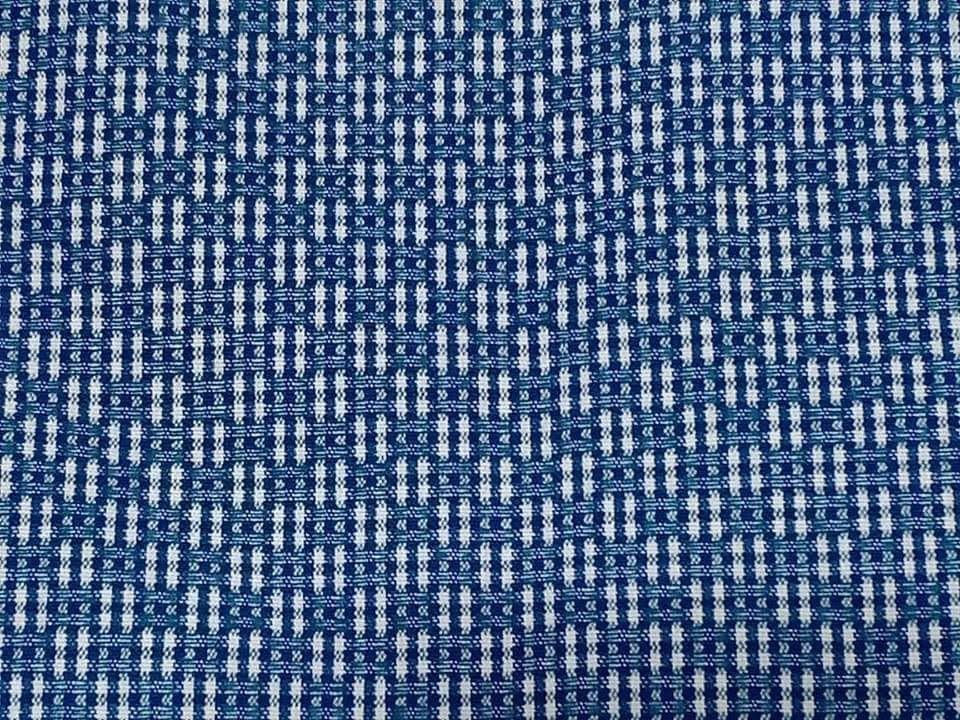
#> input picture data/raw/P1_ratchawat_4h.png, 960 x 720 px, given in place of example.jpg, which was not available
$ python digitize_poc.py
#> lines starting #> are read from the running program, lines starting #| are printed output that depends on the picture; pictures that were not available may be replaced by others from this repository, and a replacement may not be noted
#!/usr/bin/env python3
"""
digitize.py -- Thai Frab (fabric) pattern digitization pipeline.

Takes example.jpg (a photograph of a Thai gold-on-purple kranok border /
gold-stripe / diamond-lattice floral body textile) and produces a set of
loom-ready assets for a TC2 digital Jacquard loom:

  1.  Programmatic zone detection (border / gold stripe / body) from the
      row-brightness profile.
  2.  Repeat-unit extraction for the body zone: integer horizontal/vertical
      period search (autocorrelation for an initial estimate, then a grid
      search over candidate integer periods that MINIMIZES the RMSE of a
      tiled reconstruction against the original body zone).
  3.  Colour quantization: k-means (k=5) run independently on the body zone
      and the border zone, then the two sets of cluster centres are merged
      (weighted by pixel count) into a single shared palette of <= 6 colours.
      Every pixel in every output raster is snapped to the NEAREST palette
      colour (nearest-neighbour only, no interpolation/anti-aliasing), so
      every loom file contains exactly the palette colours and nothing else.
  4.  Output rasters: repeat_unit.png, repeat_unit_chart.png (8x + point-paper
      grid), tc2_body.tif (4x4 tiled indexed TIFF), tc2_border.tif (one
      border repeat x4, full border+stripe height, indexed TIFF),
      full_simulation.png (the whole 1920x900 layout re-rendered from the
      quantized, tiled repeats -- not a copy of the input), palette.json,
      metrics.json.
  5.  Self-verification: unique-colour-count assertions on every loom file,
      tiling-dimension assertions, and a printed summary table.

Run:  python3 pipeline/digitize.py
"""

import json
import os
import sys

import cv2
import numpy as np
from PIL import Image, ImageDraw

# ----------------------------------------------------------------------------
# Paths
# ----------------------------------------------------------------------------
HERE = os.path.dirname(os.path.abspath(__file__))
ROOT = os.path.dirname(HERE)
INPUT_PATH = os.path.join(ROOT, "example.jpg")
OUTPUT_DIR = os.path.join(ROOT, "output")


# ----------------------------------------------------------------------------
# 1. Zone boundary detection
# ----------------------------------------------------------------------------
def detect_zones(gray):
    """
    Detect the three horizontal zones (A: kranok border, B: gold stripe band,
    C: diamond-lattice body) purely from the row-brightness / row-texture
    profile -- no hardcoded row numbers.

    Zone A -> B boundary: the border motifs are localized (gold occupies only
    part of each row's width), so row-mean stays moderate (< ~150). The gold
    stripe band is a *solid, full-width* band, so its row-mean jumps to a
    sustained high plateau. We detect the first row where that plateau
    begins.

    Zone B -> C boundary: naive full-row std is contaminated by a large-scale
    left-right lighting gradient (vignette) present across the whole photo,
    which alone can push a "flat" band's std above a naive texture
    threshold. To isolate real *local* texture (motifs on a ~50-130px
    scale) from that slow gradient, each row is high-pass filtered (row
    minus a wide horizontal Gaussian blur of itself) before taking std.
    Under this detrended measure the stripe band sits well below the body
    zone's texture level, so we detect the first sustained run of high
    detrended-std after the stripe starts.
    """
    row_mean = gray.mean(axis=1)
    H, W = gray.shape

    # Detrend: remove slow horizontal gradient (sigma wider than any motif)
    blurred = cv2.GaussianBlur(gray, (0, 0), sigmaX=61, sigmaY=0)
    highpass = gray - blurred
    row_std = highpass.std(axis=1)

    BRIGHT_THRESH = 150.0   # solid gold band plateau is ~180 vs local motifs ~<130
    TEXTURE_THRESH = 30.0   # body zone detrended texture (~35-55) vs stripe band (~27.5 max)
    SUSTAIN = 3             # rows required to confirm a transition (avoid 1px noise)

    # --- Zone A/B boundary ---
    stripe_start = None
    for i in range(H):
        if row_mean[i] > BRIGHT_THRESH:
            stripe_start = i
            break
    if stripe_start is None:
        raise RuntimeError("Could not find gold stripe band (zone A/B boundary).")

    # --- Zone B/C boundary ---
    body_start = None
    consec = 0
    for i in range(stripe_start, H):
        if row_std[i] > TEXTURE_THRESH:
            consec += 1
            if consec >= SUSTAIN:
                body_start = i - consec + 1
                break
        else:
            consec = 0
    if body_start is None:
        raise RuntimeError("Could not find body zone start (zone B/C boundary).")

    return {
        "border": (0, stripe_start),
        "stripe": (stripe_start, body_start),
        "body": (body_start, H),
    }


# ----------------------------------------------------------------------------
# 2. Period detection helpers
# ----------------------------------------------------------------------------
# [242 lines left out: functions autocorr_estimate, averaged_tile_2d, averaged_tile_1d_x, best_offset_crop_2d, best_offset_crop_1d_x, search_body_period and 4 more, not called in this run]


WEAVE_SUGGESTIONS = {
    "dark purple ground": "8-end satin, weft-faced (ground weave)",
    "magenta/mid pink": "5-end satin, weft-faced accent (medallion fill)",
    "light pink": "plain weave, weft float highlight",
    "dark gold": "3/1 weft-faced twill (motif outline/fill)",
    "bright gold": "1/2 twill, weft float (metallic highlight)",
    "pale gold": "1/2 twill, weft float (metallic highlight)",
    "pale pink": "plain weave, weft float highlight",
}


# [74 lines left out: functions nearest_palette_index, make_pil_palette, save_indexed_tiff, save_indexed_png, tile_index_array, render_chart, not called in this run]


# ----------------------------------------------------------------------------
# Main pipeline
# ----------------------------------------------------------------------------
def main():
    os.makedirs(OUTPUT_DIR, exist_ok=True)

    # ---- Load ----
    bgr = cv2.imread(INPUT_PATH)
#> bgr is the input picture: shape (720, 960, 3); mean B, G, R 135.4, 99.9, 77.8
    if bgr is None:
        raise FileNotFoundError(f"Could not read {INPUT_PATH}")
    rgb = cv2.cvtColor(bgr, cv2.COLOR_BGR2RGB).astype(np.float64)
    gray = cv2.cvtColor(bgr, cv2.COLOR_BGR2GRAY).astype(np.float64)
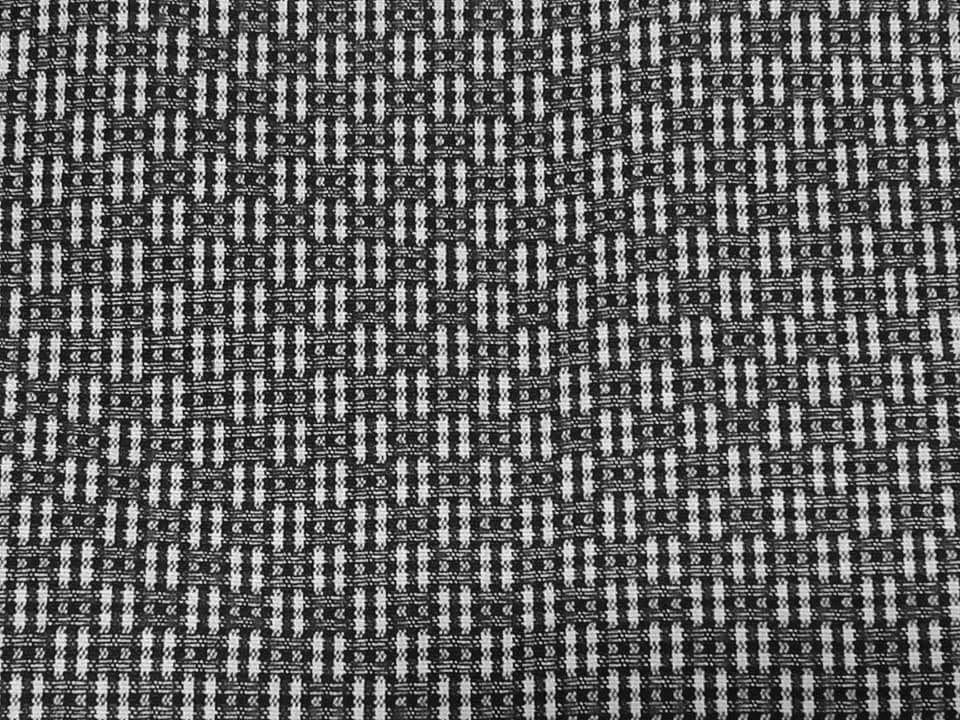
#> gray: shape (720, 960) float64; min 3, max 254, mean 97.3
    H, W, _ = rgb.shape
#> H = 720; W = 960
    print(f"[1] Loaded {INPUT_PATH}: {W}x{H} RGB")
#| [1] Loaded example.jpg: 960x720 RGB

    # ---- 1. Zone detection ----
    zones = detect_zones(gray)
#> in detect_zones, `row_mean = gray.mean(axis=1)`: row_mean = 720 values, max 125 at index 64, min 64.11 at index 719, mean 97.35
#> in detect_zones, `blurred = cv2.GaussianBlur(gray, (0, 0), sigmaX=61, sigmaY=0)`:
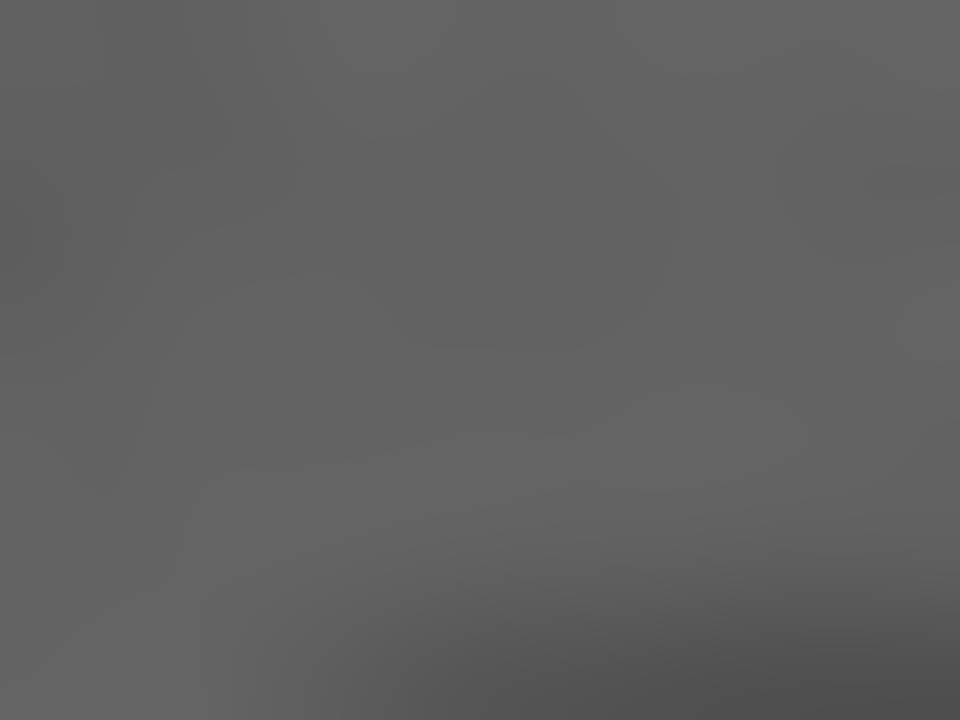
#> blurred: shape (720, 960) float64; min 78.42, max 101.9, mean 97.4
#> in detect_zones, `row_std = highpass.std(axis=1)`: row_std = 720 values, max 74.54 at index 495, min 54.63 at index 719, mean 67.99
    (ba, be) = zones["border"]
    (sa, se) = zones["stripe"]
    (bda, bde) = zones["body"]
    print(f"[1] Zone boundaries detected:")
    print(f"    Zone A (border) : rows {ba}-{be - 1}  ({be - ba} rows)")
    print(f"    Zone B (stripe) : rows {sa}-{se - 1}  ({se - sa} rows)")
    print(f"    Zone C (body)   : rows {bda}-{bde - 1}  ({bde - bda} rows)")

    body_start = bda                        # == zones["body"][0]; bde == H (image height)
    zone_ab_rgb = rgb[0:body_start, :, :]   # border+stripe, full height (0..body_start)
    zone_ab_gray = gray[0:body_start, :]
    zone_c_rgb = rgb[bda:bde, :, :]         # body zone only
    zone_c_gray = gray[bda:bde, :]

    # ---- 2. Body repeat period search ----
    body_px, body_py, body_rmse, body_est = search_body_period(zone_c_gray, zone_c_rgb, search_radius=15)
    print(f"[2] Body period search: autocorr estimate x={body_est[0]} y={body_est[1]}")
    print(f"    Refined (min tiling RMSE over integer grid): {body_px} x {body_py}px, RMSE={body_rmse:.3f}")

    # The phase-averaged tile is the RMSE-optimal reconstruction for the
    # *chosen period* (used above purely to score/select px,py). For the
    # actual pixel content of the output tile we instead pick the single
    # real crop whose immediate neighbours match it best -- real fabric
    # period drifts slightly over many repeats (perspective/lens effects),
    # so averaging over all ~5x15 body repeats or ~37 border repeats can
    # ghost/blur fine detail; a locally-validated direct crop stays crisp.
    _, body_oy, body_ox, body_tile_f = best_offset_crop_2d(zone_c_rgb, body_px, body_py, nx=1, ny=1)
    print(f"    Body tile crop offset (local self-consistency search): ox={body_ox}, oy={body_oy}")

    # ---- Border repeat period search (horizontal only) ----
    border_px, border_rmse, border_est = search_border_period(zone_ab_gray, zone_ab_rgb, search_range=(35, 90))
    print(f"[2] Border period search: autocorr estimate x={border_est}")
    print(f"    Refined (min tiling RMSE): {border_px}px, RMSE={border_rmse:.3f}")

    _, border_ox, border_tile_f = best_offset_crop_1d_x(zone_ab_rgb, border_px, n_neighbors=3)
    print(f"    Border tile crop offset (local self-consistency search): ox={border_ox}")

    # ---- 3. Colour quantization ----
    print("[3] k-means (k=5) on body zone pixels...")
    body_centers, body_counts = kmeans_centers(zone_c_rgb, 5)
    print("[3] k-means (k=5) on border+stripe zone pixels...")
    border_centers, border_counts = kmeans_centers(zone_ab_rgb, 5)

    all_points = np.vstack([body_centers, border_centers])
    all_weights = np.concatenate([body_counts, border_counts])
    palette_rgb, _ = weighted_merge_agglomerative(all_points, all_weights, k_final=5)
    palette_rgb = np.clip(np.round(palette_rgb), 0, 255).astype(np.uint8)
    n_colors = len(palette_rgb)
    print(f"[3] Merged shared palette -> {n_colors} colours")

    names = classify_palette_names(palette_rgb)

    # Overall coverage: nearest-assign every pixel of the ENTIRE image to the palette
    full_idx_for_coverage = nearest_palette_index(rgb, palette_rgb.astype(np.float64))
    total_px = H * W
    coverage = {}
    for i in range(n_colors):
        coverage[i] = 100.0 * np.sum(full_idx_for_coverage == i) / total_px

    # sort palette by coverage desc for reporting (keep index stable for files)
    order = sorted(range(n_colors), key=lambda i: -coverage[i])

    print("[3] Palette:")
    for i in order:
        r, g, b = palette_rgb[i]
        print(f"    idx {i}: RGB({r},{g},{b}) '{names[i]}'  coverage={coverage[i]:.2f}%")

    # ---- Quantize the body & border tiles to the shared palette (nearest colour) ----
    body_idx_tile = nearest_palette_index(body_tile_f, palette_rgb.astype(np.float64))   # (py,px) uint8
    border_idx_tile = nearest_palette_index(border_tile_f, palette_rgb.astype(np.float64))  # (H_border, border_px)

    # ---- 4. Outputs ----
    # 4a. repeat_unit.png -- actual size, indexed
    repeat_unit_path = os.path.join(OUTPUT_DIR, "repeat_unit.png")
    save_indexed_png(body_idx_tile, palette_rgb, repeat_unit_path)

    # 4b. repeat_unit_chart.png -- 8x nearest-neighbour + point-paper grid
    chart_path = os.path.join(OUTPUT_DIR, "repeat_unit_chart.png")
    render_chart(body_idx_tile, palette_rgb, chart_path, scale=8, grid_every=1, heavy_every=10)

    # 4c. tc2_body.tif -- repeat tiled 4x horizontally and 4x vertically
    body_tiled_idx = tile_index_array(body_idx_tile, reps_y=4, reps_x=4)
    tc2_body_path = os.path.join(OUTPUT_DIR, "tc2_body.tif")
    save_indexed_tiff(body_tiled_idx, palette_rgb, tc2_body_path)

    # 4d. tc2_border.tif -- one border repeat x4 width, full border+stripe height
    border_tiled_idx = tile_index_array(border_idx_tile, reps_y=1, reps_x=4)
    tc2_border_path = os.path.join(OUTPUT_DIR, "tc2_border.tif")
    save_indexed_tiff(border_tiled_idx, palette_rgb, tc2_border_path)

    # 4e. full_simulation.png -- entire 1920x900 re-rendered from quantized tiled repeats
    reps_y_body = (bde - bda) // body_py + 2
    reps_x_body = W // body_px + 2
    body_full_idx = tile_index_array(body_idx_tile, reps_y_body, reps_x_body,
                                      crop_h=(bde - bda), crop_w=W)

    reps_x_border = W // border_px + 2
    border_full_idx = tile_index_array(border_idx_tile, reps_y=1, reps_x=reps_x_border,
                                        crop_w=W)  # shape (body_start, W) since border_idx_tile has full height already

    full_idx = np.vstack([border_full_idx, body_full_idx])  # (H, W)
    assert full_idx.shape == (H, W), f"full_simulation index shape mismatch: {full_idx.shape}"
    full_rgb = np.array(palette_rgb, dtype=np.uint8)[full_idx]  # (H,W,3), exact palette colours only
    full_sim_path = os.path.join(OUTPUT_DIR, "full_simulation.png")
    Image.fromarray(full_rgb, mode="RGB").save(full_sim_path, format="PNG")

    # ---- palette.json ----
    palette_entries = []
    for i in order:
        r, g, b = [int(v) for v in palette_rgb[i]]
        palette_entries.append({
            "index": int(i),
            "rgb": [r, g, b],
            "name": names[i],
            "coverage_percent": round(coverage[i], 2),
            "suggested_weave": WEAVE_SUGGESTIONS.get(names[i], "8-end satin, weft-faced"),
        })
    palette_json_path = os.path.join(OUTPUT_DIR, "palette.json")
    with open(palette_json_path, "w") as f:
        json.dump(palette_entries, f, indent=2)

    # ---- metrics.json ----
    def dims_of(path):
        with Image.open(path) as im:
            return list(im.size)  # (W,H)

    metrics = {
        "image_size": [W, H],
        "zone_boundaries": {
            "border": [ba, be],
            "stripe": [sa, se],
            "body": [bda, bde],
        },
        "border_repeat_px": border_px,
        "body_repeat_px": [body_px, body_py],
        "tiling_rmse": {
            "border": round(border_rmse, 4),
            "body": round(body_rmse, 4),
        },
        "n_colors": n_colors,
        "files": {
            "repeat_unit.png": dims_of(repeat_unit_path),
            "repeat_unit_chart.png": dims_of(chart_path),
            "tc2_body.tif": dims_of(tc2_body_path),
            "tc2_border.tif": dims_of(tc2_border_path),
            "full_simulation.png": dims_of(full_sim_path),
        },
    }
    metrics_json_path = os.path.join(OUTPUT_DIR, "metrics.json")
    with open(metrics_json_path, "w") as f:
        json.dump(metrics, f, indent=2)

    # ---- 5. Verification ----
    print("\n[5] Verification:")

    # [4 lines left out: function unique_colors_of_indexed, not called in this run]

    checks = []

    body_unique = unique_colors_of_indexed(tc2_body_path)
    checks.append(("tc2_body.tif unique colours == palette size",
                    body_unique, n_colors, body_unique == n_colors))

    border_unique = unique_colors_of_indexed(tc2_border_path)
    checks.append(("tc2_border.tif unique colours <= palette size",
                    border_unique, n_colors, border_unique <= n_colors))

    ru_unique = unique_colors_of_indexed(repeat_unit_path)
    checks.append(("repeat_unit.png unique colours <= palette size",
                    ru_unique, n_colors, ru_unique <= n_colors))

    fs_unique = unique_colors_of_indexed(full_sim_path)
    checks.append(("full_simulation.png unique colours == palette size",
                    fs_unique, n_colors, fs_unique == n_colors))

    exp_body_dims = (body_px * 4, body_py * 4)
    got_body_dims = tuple(dims_of(tc2_body_path))
    checks.append(("tc2_body.tif dims == repeat x4 x4",
                    got_body_dims, exp_body_dims, got_body_dims == exp_body_dims))

    exp_border_dims = (border_px * 4, body_start)
    got_border_dims = tuple(dims_of(tc2_border_path))
    checks.append(("tc2_border.tif dims == (border_px*4, border_height)",
                    got_border_dims, exp_border_dims, got_border_dims == exp_border_dims))

    got_fs_dims = tuple(dims_of(full_sim_path))
    checks.append(("full_simulation.png dims == input dims",
                    got_fs_dims, (W, H), got_fs_dims == (W, H)))

    print(f"{'check':55s} {'got':>18s} {'expected':>18s}  ok")
    all_ok = True
    for name, got, exp, ok in checks:
        print(f"{name:55s} {str(got):>18s} {str(exp):>18s}  {'PASS' if ok else 'FAIL'}")
        all_ok = all_ok and ok

    # hard asserts on the core loom-file requirements
    assert body_unique == n_colors, f"tc2_body.tif has {body_unique} unique colours, expected {n_colors}"
    assert fs_unique == n_colors, f"full_simulation.png has {fs_unique} unique colours, expected {n_colors}"
    assert got_body_dims == exp_body_dims, "tc2_body.tif dimension mismatch"
    assert got_border_dims == exp_border_dims, "tc2_border.tif dimension mismatch"
    assert got_fs_dims == (W, H), "full_simulation.png dimension mismatch"

    print(f"\nAll checks {'PASSED' if all_ok else 'HAD FAILURES (see above)'}")

    # ---- Summary table ----
    print("\n=== SUMMARY ===")
    print(f"Image size        : {W} x {H}")
    print(f"Zone A (border)   : rows {ba}-{be - 1}")
    print(f"Zone B (stripe)   : rows {sa}-{se - 1}")
    print(f"Zone C (body)     : rows {bda}-{bde - 1}")
    print(f"Border repeat     : {border_px}px (RMSE {border_rmse:.3f})")
    print(f"Body repeat       : {body_px} x {body_py}px (RMSE {body_rmse:.3f})")
    print(f"Palette size      : {n_colors}")
    print("Files written:")
    for name, dims in metrics["files"].items():
        print(f"  output/{name:26s} {dims[0]:5d} x {dims[1]:5d}")
    print(f"  output/palette.json")
    print(f"  output/metrics.json")


if __name__ == "__main__":
#> (the run stopped early here; a loop or call above may not have finished)

$ run again, on data/raw/P5_lukkaeo_4h.png
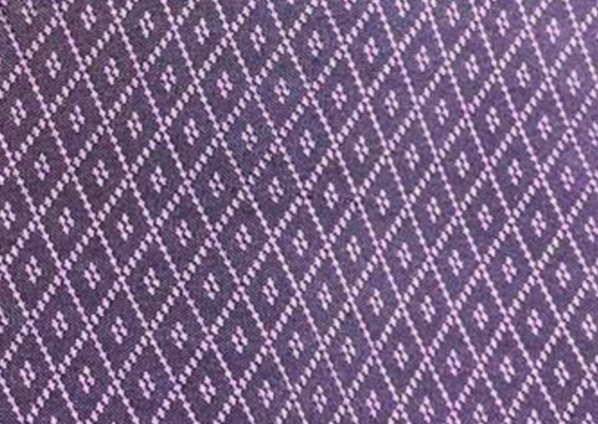
#> input picture data/raw/P5_lukkaeo_4h.png, 1196 x 848 px, given in place of example.jpg, which was not available (shown at 1/2 size)
#> in main, bgr is the input picture: shape (848, 1196, 3); mean B, G, R 136.3, 101.4, 124.5
#> in main, `gray = cv2.cvtColor(bgr, cv2.COLOR_BGR2GRAY).astype(np.float64)`:
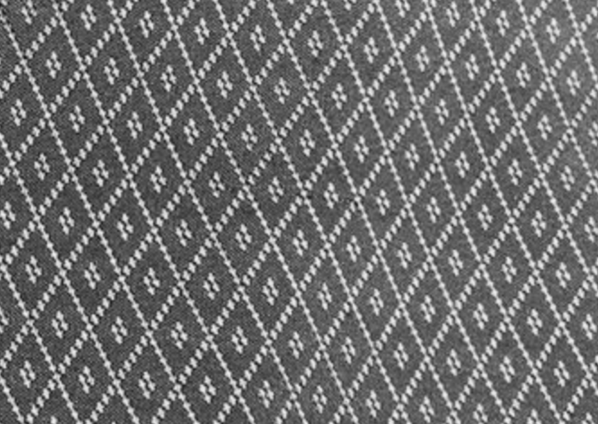
#> gray: shape (848, 1196) float64 (shown at 1/2 size); min 17, max 246, mean 112.3
#| [1] Loaded example.jpg: 1196x848 RGB
#> row_mean = 848 values, max 119.1 at index 38, min 106.6 at index 395, mean 112.3
#> in detect_zones, `highpass = gray - blurred`:
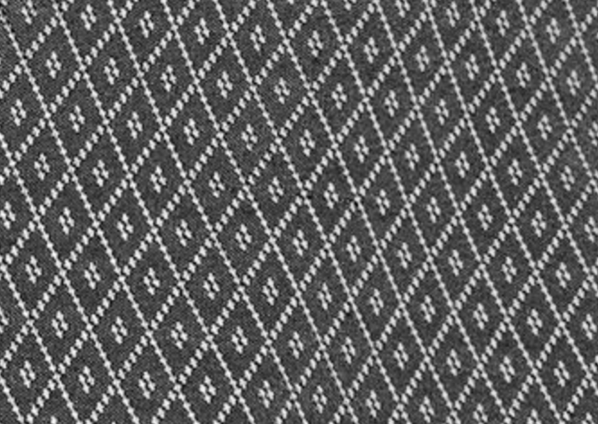
#> highpass: shape (848, 1196) float64 (shown at 1/2 size); min -85.78, max 137.3, mean 0; drawn with min black and max white
#> row_std = 848 values, max 46.31 at index 766, min 38.78 at index 132, mean 42.55
